Frame 1 (no input): blank canvas, image omitted
Frame 60 (the mouse pressed at the canvas centre just before this capture): blank canvas, image omitted
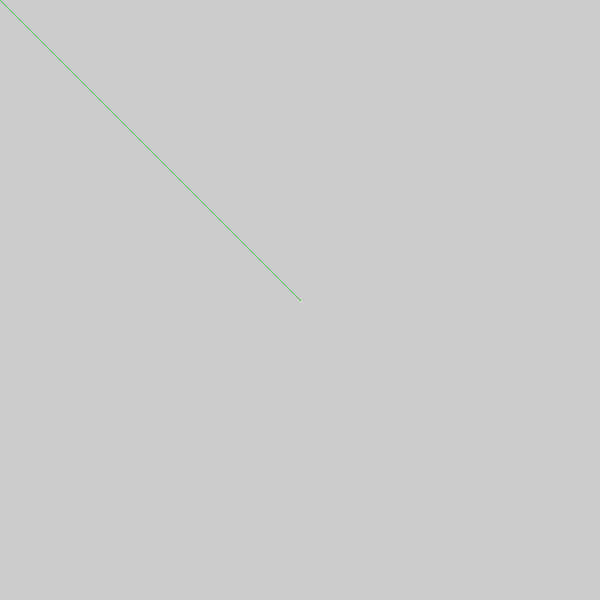
Frame 120 (the mouse held since frame 60 and released just before this capture)

The Processing sketch whose frames 1 and 60 were blank and that drew this single picture after the mouse press (run headless with seeded random() and noise(); from frame 60 on, the mouse is pressed at the canvas centre):

// Processing sketch: processing_185746
// ── processing_185746.pde


void setup(){
  size(600,600);
  //backgroung(180,120,120);
}

void draw(){
if (mousePressed){
stroke(100,190,100);
line(mouseX, mouseY, pmouseX, pmouseY);
}
}
